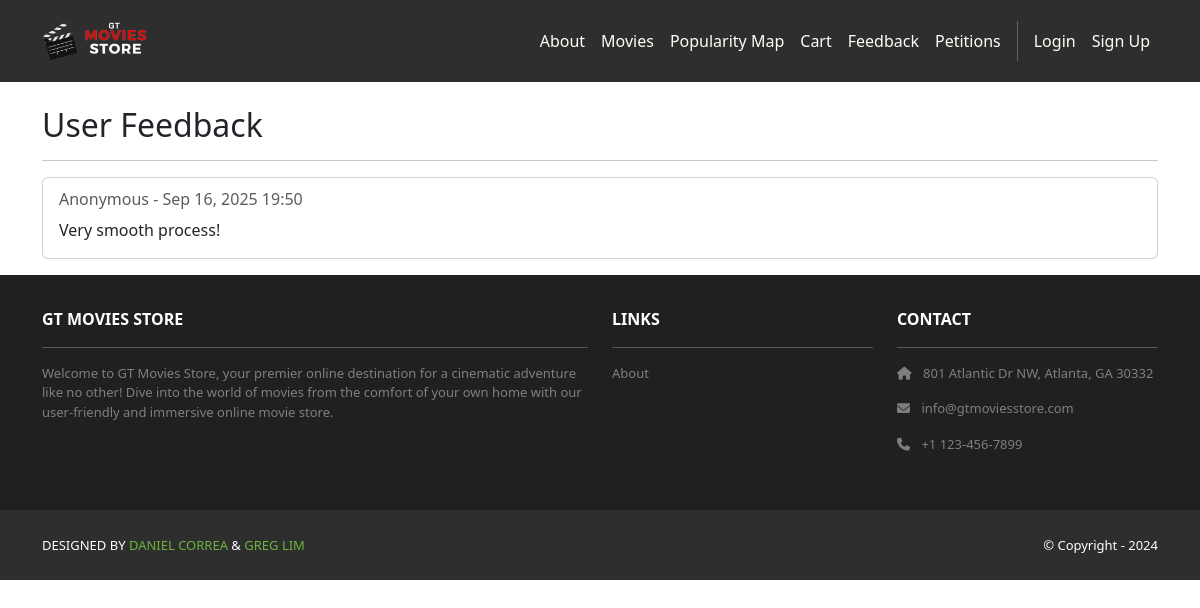
The page /cart/feedback/ on the database its author committed.
### cart/models.py (models this page shows, shortened)
class CheckoutFeedback(models.Model):
    id = models.AutoField(primary_key=True)
    name = models.CharField(max_length=255, blank=True, null=True)  # Optional
    thoughts = models.TextField()
    created_at = models.DateTimeField(auto_now_add=True)
    order = models.ForeignKey(Order, on_delete=models.CASCADE)

### cart/views.py (the view)
# urls.py: path('feedback/', views.all_feedback, name='cart.all_feedback'),
def all_feedback(request):
    feedbacks = CheckoutFeedback.objects.order_by("-created_at")
    return render(request, "cart/all_feedback.html", {"feedbacks": feedbacks})

### cart/templates/cart/all_feedback.html
{% extends 'base.html' %}
{% block content %}
<div class="container mt-4">
    <h2>User Feedback</h2>
    <hr />
    {% for fb in feedbacks %}
        <div class="card mb-3">
            <div class="card-body">
                <h6 class="card-subtitle text-muted">
                    {{ fb.name|default:"Anonymous" }} - {{ fb.created_at|date:"M d, Y H:i" }}
                </h6>
                <p class="card-text mt-2">{{ fb.thoughts }}</p>
            </div>
        </div>
    {% empty %}
        <p>No feedback yet.</p>
    {% endfor %}
</div>
{% endblock content %}

### rows shown on the page
CheckoutFeedback: name "Anonymous", created_at "Sep 16, 2025 19:50", thoughts "Very smooth process!"
